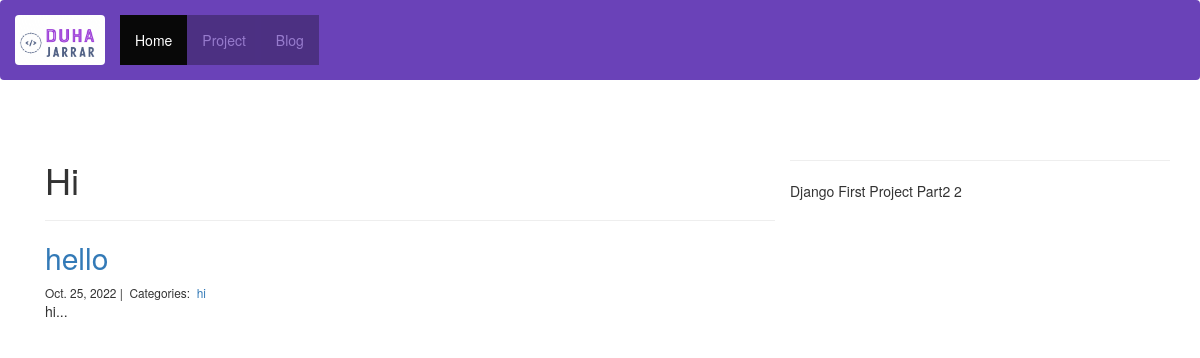
The app's page /blog/hi/ with its own data.
### blog/models.py (models this page shows)
class Post(models.Model):
    title = models.CharField(max_length=255)
    body = models.TextField()
    created_on = models.DateTimeField(auto_now_add=True)
    last_modified = models.DateTimeField(auto_now=True)
    categories = models.ManyToManyField('Category', related_name='posts')

class Category(models.Model):
    name = models.CharField(max_length=20)

### blog/views.py (the view)
# urls.py: path("<category>/", views.blog_category, name="blog_category"),
def blog_category(request, category):
    posts = Post.objects.filter(
    categories__name__contains=category
    ).order_by(
    '-created_on'
    )
    context = {
    "category": category,
    "posts": posts
    }
    return render(request, "blog_category.html", context)

### blog/templates/blog_category.html
{% extends "base.html" %}
{% block page_content %}
<div class="col-md-8 offset-md-2">
    <h1>{{ category | title }}</h1>
    <hr>
    {% for post in posts %}
    <h2><a href="{% url 'blog_detail' post.pk%}">{{ post.title }}</a></h2>
    <small>
        {{ post.created_on.date }} |&nbsp;
        Categories:&nbsp;
        {% for category in post.categories.all %}
        <a href="{% url 'blog_category' category.name %}">
            {{ category.name }}
        </a>&nbsp;
        {% endfor %}
    </small>
    <p>{{ post.body | slice:":400" }}...</p>
    {% endfor %}
</div>
{% endblock %}

### records on screen
Post: title "hello", created_on "Oct. 25, 2022", body "hi"
Category: name "hi"

### other values on screen
{{ category | title }} "Hi"
